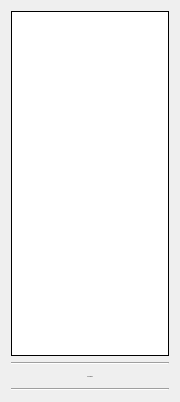
          <widget class="QWidget" name="page_2">
           <property name="geometry">
            <rect>
             <x>0</x>
             <y>0</y>
             <width>180</width>
             <height>402</height>
            </rect>
           </property>
           <property name="maximumSize">
            <size>
             <width>180</width>
             <height>16777215</height>
            </size>
           </property>
           <attribute name="label">
            <string>HDDs/SSDs</string>
           </attribute>
           <layout class="QGridLayout" name="gridLayout_7">
            <item row="0" column="0">
             <layout class="QVBoxLayout" name="verticalLayout_4">
              <item>
               <widget class="QListWidget" name="listWidget_medias">
                <property name="frameShape">
                 <enum>QFrame::Box</enum>
                </property>
                <property name="frameShadow">
                 <enum>QFrame::Plain</enum>
                </property>
               </widget>
              </item>
              <item>
               <widget class="Line" name="line_10">
                <property name="orientation">
                 <enum>Qt::Horizontal</enum>
                </property>
               </widget>
              </item>
              <item>
               <widget class="QPushButton" name="pushButton_reread">
                <property name="font">
                 <font>
                  <family>DroidSans</family>
                  <pointsize>-1</pointsize>
                  <weight>50</weight>
                  <italic>false</italic>
                  <bold>false</bold>
                 </font>
                </property>
                <property name="styleSheet">
                 <string notr="true"/>
                </property>
                <property name="text">
                 <string>Nova leitura</string>
                </property>
                <property name="flat">
                 <bool>true</bool>
                </property>
               </widget>
              </item>
              <item>
               <widget class="Line" name="line_6">
                <property name="orientation">
                 <enum>Qt::Horizontal</enum>
                </property>
               </widget>
              </item>
             </layout>
            </item>
           </layout>
          </widget>
